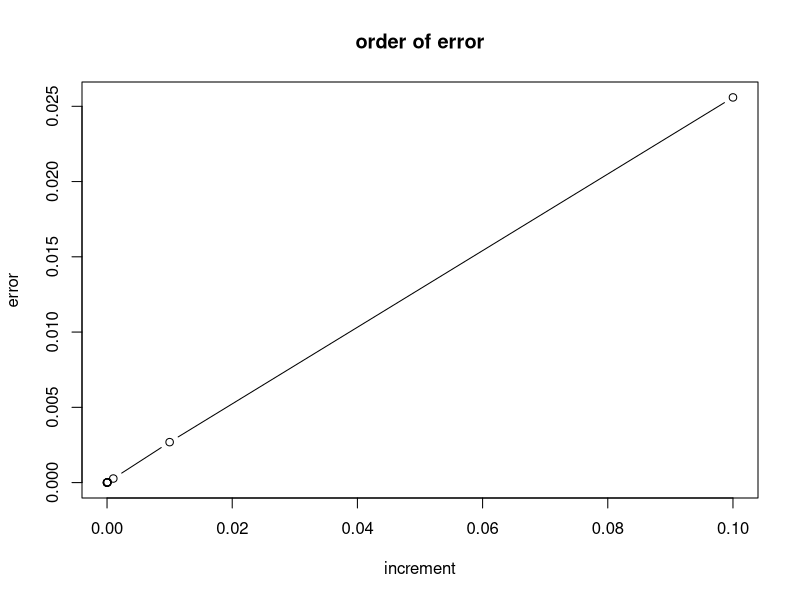

R code for this plot:
# define function for ...

# ... increment parameter
increment = function(x) 
  return(10^(-x))

# ... absolute approximation
approximation = function(h)
  return(abs((cos(1 + h) - cos(1)) / h))

# ... absolute error
error = function(h) 
  return(abs(((cos(1 + h) - cos(1)) / h) + sin(1)))

# create objects
a = 1:16
b = sapply(a, increment)
c = sapply(b, approximation)
d = sapply(b, error)

# generate table
M = cbind(b, c, d)
colnames(M) = c("increment", "approximation", "error")
rownames(M) = c(1:16)
print(M)

# create vectors
e = c(b[1:8])
f = c(d[1:8])

# generate graphic
plot(e, f, type = "b", xlab = "increment", ylab = "error",
     main = "order of error")
